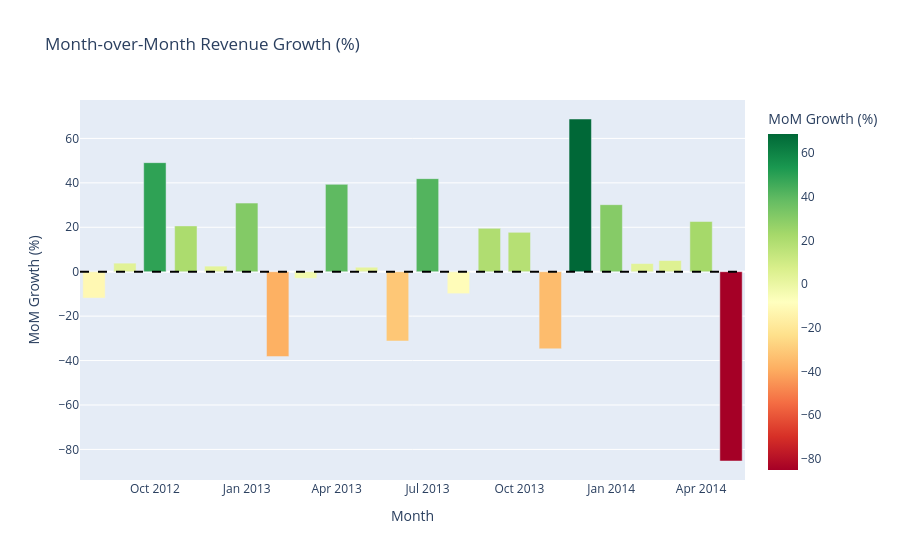

Here is the notebook cell this chart was saved with:
### Code cell
# MoM growth
fig_growth = px.bar(
    monthly.dropna(subset=['mom_growth']),
    x='month_dt', y='mom_growth',
    title='Month-over-Month Revenue Growth (%)',
    labels={'month_dt': 'Month', 'mom_growth': 'MoM Growth (%)'},
    color='mom_growth',
    color_continuous_scale='RdYlGn'
)
fig_growth.add_hline(y=0, line_dash='dash', line_color='black')
fig_growth.show()

### Figure 1 — Plotly figure (JSON) as saved in the notebook; plotly's stock layout.template omitted (floating-point values rounded to 4 significant figures)
{"data": [{"hovertemplate": "Month=%{x}<br>MoM Growth (%)=%{marker.color}<extra></extra>", "legendgroup": "", "marker": {"color": [-11.87, 3.858, 49.09, 20.63, 2.514, 30.89, -38.21, -2.978, 39.32, 2.019, -31.21, 41.9, -9.886, 19.51, 17.74, -34.72, 68.74, 30.17, 3.676, 5.034, 22.59, -85.22], "coloraxis": "coloraxis", "pattern": {"shape": ""}}, "name": "", "orientation": "v", "showlegend": false, "textposition": "auto", "type": "bar", "x": ["2012-08-01T00:00:00.000000000", "2012-09-01T00:00:00.000000000", "2012-10-01T00:00:00.000000000", "2012-11-01T00:00:00.000000000", "2012-12-01T00:00:00.000000000", "2013-01-01T00:00:00.000000000", "2013-02-01T00:00:00.000000000", "2013-03-01T00:00:00.000000000", "2013-04-01T00:00:00.000000000", "2013-05-01T00:00:00.000000000", "2013-06-01T00:00:00.000000000", "2013-07-01T00:00:00.000000000", "2013-08-01T00:00:00.000000000", "2013-09-01T00:00:00.000000000", "2013-10-01T00:00:00.000000000", "2013-11-01T00:00:00.000000000", "2013-12-01T00:00:00.000000000", "2014-01-01T00:00:00.000000000", "2014-02-01T00:00:00.000000000", "2014-03-01T00:00:00.000000000", "2014-04-01T00:00:00.000000000", "2014-05-01T00:00:00.000000000"], "xaxis": "x", "y": [-11.87, 3.858, 49.09, 20.63, 2.514, 30.89, -38.21, -2.978, 39.32, 2.019, -31.21, 41.9, -9.886, 19.51, 17.74, -34.72, 68.74, 30.17, 3.676, 5.034, 22.59, -85.22], "yaxis": "y"}], "layout": {"barmode": "relative", "coloraxis": {"colorbar": {"title": {"text": "MoM Growth (%)"}}, "colorscale": [[0, "rgb(165,0,38)"], [0.1, "rgb(215,48,39)"], [0.2, "rgb(244,109,67)"], [0.3, "rgb(253,174,97)"], [0.4, "rgb(254,224,139)"], [0.5, "rgb(255,255,191)"], [0.6, "rgb(217,239,139)"], [0.7, "rgb(166,217,106)"], [0.8, "rgb(102,189,99)"], [0.9, "rgb(26,152,80)"], [1, "rgb(0,104,55)"]]}, "legend": {"tracegroupgap": 0}, "shapes": [{"line": {"color": "black", "dash": "dash"}, "type": "line", "x0": 0, "x1": 1, "xref": "x domain", "y0": 0, "y1": 0, "yref": "y"}], "title": {"text": "Month-over-Month Revenue Growth (%)"}, "xaxis": {"anchor": "y", "domain": [0, 1], "title": {"text": "Month"}}, "yaxis": {"anchor": "x", "domain": [0, 1], "title": {"text": "MoM Growth (%)"}}}}
